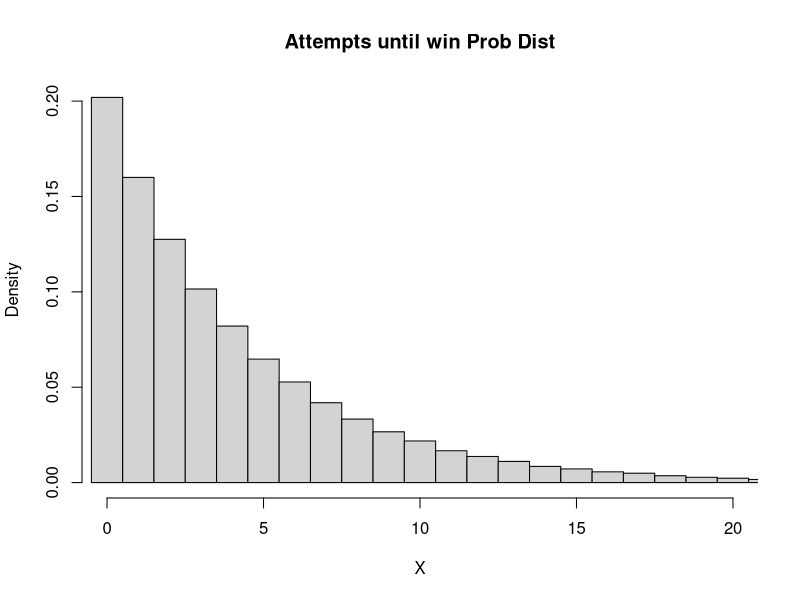

Write the R code that produced this figure.
set.seed(2)

data = rgeom(100000,0.2)

pdf('geo_hist.pdf',width=4,height=3)
hist(data, breaks = 0:100-0.5, freq=F,
     main = 'Attempts until win Prob Dist',
     xlab = 'X', xlim=c(0,20))
dev.off()
